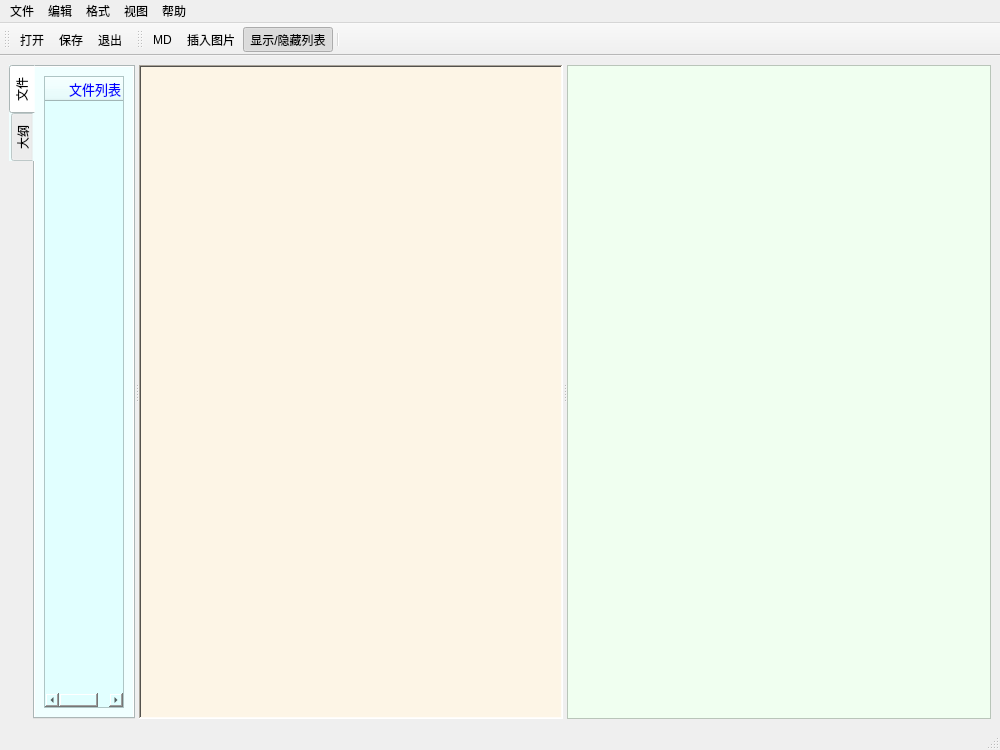
<?xml version="1.0" encoding="UTF-8"?>
<ui version="4.0">
 <class>MainWindow</class>
 <widget class="QMainWindow" name="MainWindow">
  <property name="geometry">
   <rect>
    <x>0</x>
    <y>0</y>
    <width>1000</width>
    <height>750</height>
   </rect>
  </property>
  <property name="windowTitle">
   <string>Base笔记</string>
  </property>
  <widget class="QWidget" name="centralwidget">
   <layout class="QVBoxLayout" name="verticalLayout">
    <item>
     <widget class="QSplitter" name="splitter">
      <property name="orientation">
       <enum>Qt::Horizontal</enum>
      </property>
      <widget class="QTabWidget" name="tabWidget">
       <property name="sizePolicy">
        <sizepolicy hsizetype="Expanding" vsizetype="Expanding">
         <horstretch>1</horstretch>
         <verstretch>0</verstretch>
        </sizepolicy>
       </property>
       <property name="styleSheet">
        <string notr="true">background-color:rgb(240,255,255)</string>
       </property>
       <property name="tabPosition">
        <enum>QTabWidget::West</enum>
       </property>
       <property name="currentIndex">
        <number>0</number>
       </property>
       <property name="elideMode">
        <enum>Qt::ElideNone</enum>
       </property>
       <widget class="QWidget" name="tab_file">
        <attribute name="title">
         <string>文件</string>
        </attribute>
        <layout class="QVBoxLayout" name="verticalLayout_2">
         <item>
          <widget class="QTreeWidget" name="tree_file">
           <property name="styleSheet">
            <string notr="true">background-color:rgb(225,255,255)</string>
           </property>
           <column>
            <property name="text">
             <string>文件列表</string>
            </property>
            <property name="font">
             <font>
              <pointsize>10</pointsize>
             </font>
            </property>
            <property name="textAlignment">
             <set>AlignCenter</set>
            </property>
            <property name="foreground">
             <brush brushstyle="SolidPattern">
              <color alpha="255">
               <red>0</red>
               <green>0</green>
               <blue>255</blue>
              </color>
             </brush>
            </property>
           </column>
          </widget>
         </item>
        </layout>
       </widget>
       <widget class="QWidget" name="tab_profile">
        <attribute name="title">
         <string>大纲</string>
        </attribute>
        <layout class="QVBoxLayout" name="verticalLayout_3">
         <item>
          <widget class="QTreeWidget" name="tree_profile">
           <column>
            <property name="text">
             <string/>
            </property>
           </column>
          </widget>
         </item>
        </layout>
       </widget>
      </widget>
      <widget class="QTextEdit" name="input_text">
       <property name="sizePolicy">
        <sizepolicy hsizetype="Expanding" vsizetype="Expanding">
         <horstretch>4</horstretch>
         <verstretch>0</verstretch>
        </sizepolicy>
       </property>
       <property name="font">
        <font>
         <pointsize>12</pointsize>
        </font>
       </property>
       <property name="autoFillBackground">
        <bool>false</bool>
       </property>
       <property name="styleSheet">
        <string notr="true">background-color:rgb(253,245,230);
selection-background-color:DeepSkyBlue</string>
       </property>
       <property name="frameShape">
        <enum>QFrame::WinPanel</enum>
       </property>
       <property name="frameShadow">
        <enum>QFrame::Sunken</enum>
       </property>
       <property name="overwriteMode">
        <bool>false</bool>
       </property>
      </widget>
      <widget class="QTextBrowser" name="display_text">
       <property name="sizePolicy">
        <sizepolicy hsizetype="Expanding" vsizetype="Expanding">
         <horstretch>4</horstretch>
         <verstretch>0</verstretch>
        </sizepolicy>
       </property>
       <property name="styleSheet">
        <string notr="true">background-color:rgb(240,255,240)</string>
       </property>
      </widget>
     </widget>
    </item>
   </layout>
  </widget>
  <widget class="QMenuBar" name="menubar">
   <property name="geometry">
    <rect>
     <x>0</x>
     <y>0</y>
     <width>1000</width>
     <height>22</height>
    </rect>
   </property>
   <widget class="QMenu" name="menu_file">
    <property name="title">
     <string>文件</string>
    </property>
    <addaction name="action_open"/>
    <addaction name="action_save"/>
    <addaction name="separator"/>
    <addaction name="action_exit"/>
   </widget>
   <widget class="QMenu" name="menu_format">
    <property name="title">
     <string>格式</string>
    </property>
    <addaction name="action_bold"/>
    <addaction name="action_italic"/>
    <addaction name="action_underline"/>
    <addaction name="separator"/>
    <addaction name="action_annotate"/>
    <addaction name="action_deleteline"/>
    <addaction name="separator"/>
    <addaction name="action_removestyle"/>
    <addaction name="separator"/>
    <addaction name="action_markdown"/>
   </widget>
   <widget class="QMenu" name="menu_help">
    <property name="title">
     <string>帮助</string>
    </property>
    <addaction name="action_about"/>
    <addaction name="action_web"/>
   </widget>
   <widget class="QMenu" name="menu_edit">
    <property name="title">
     <string>编辑</string>
    </property>
    <widget class="QMenu" name="menufindandreplace">
     <property name="title">
      <string>查找替换</string>
     </property>
     <addaction name="action_find"/>
     <addaction name="action_replace"/>
    </widget>
    <addaction name="action_copy"/>
    <addaction name="actioncut"/>
    <addaction name="actionpate"/>
    <addaction name="separator"/>
    <addaction name="actionselectall"/>
    <addaction name="separator"/>
    <addaction name="menufindandreplace"/>
    <addaction name="separator"/>
    <addaction name="action_img"/>
   </widget>
   <widget class="QMenu" name="menu_view">
    <property name="title">
     <string>视图</string>
    </property>
    <addaction name="action_displaylist"/>
    <addaction name="action_full"/>
   </widget>
   <addaction name="menu_file"/>
   <addaction name="menu_edit"/>
   <addaction name="menu_format"/>
   <addaction name="menu_view"/>
   <addaction name="menu_help"/>
  </widget>
  <widget class="QStatusBar" name="statusbar"/>
  <widget class="QToolBar" name="toolBar">
   <property name="windowTitle">
    <string>toolBar</string>
   </property>
   <attribute name="toolBarArea">
    <enum>TopToolBarArea</enum>
   </attribute>
   <attribute name="toolBarBreak">
    <bool>false</bool>
   </attribute>
   <addaction name="action_open"/>
   <addaction name="action_save"/>
   <addaction name="action_exit"/>
  </widget>
  <widget class="QToolBar" name="toolBar_quick">
   <property name="windowTitle">
    <string>toolBar_2</string>
   </property>
   <attribute name="toolBarArea">
    <enum>TopToolBarArea</enum>
   </attribute>
   <attribute name="toolBarBreak">
    <bool>false</bool>
   </attribute>
   <addaction name="action_to_md"/>
   <addaction name="action_img"/>
   <addaction name="action_displaylist"/>
   <addaction name="separator"/>
  </widget>
  <action name="action_open">
   <property name="icon">
    <iconset resource="images.qrc">
     <normaloff>:/icons/img/打开.png</normaloff>:/icons/img/打开.png</iconset>
   </property>
   <property name="text">
    <string>打开</string>
   </property>
  </action>
  <action name="action_bold">
   <property name="text">
    <string>加粗</string>
   </property>
  </action>
  <action name="action_displaylist">
   <property name="checkable">
    <bool>true</bool>
   </property>
   <property name="checked">
    <bool>true</bool>
   </property>
   <property name="text">
    <string>显示/隐藏列表</string>
   </property>
  </action>
  <action name="action_full">
   <property name="text">
    <string>全屏预览</string>
   </property>
  </action>
  <action name="action_to_md">
   <property name="checkable">
    <bool>true</bool>
   </property>
   <property name="icon">
    <iconset resource="images.qrc">
     <normaloff>:/icons/img/md.png</normaloff>:/icons/img/md.png</iconset>
   </property>
   <property name="text">
    <string>MD</string>
   </property>
   <property name="toolTip">
    <string>markdown编辑方式</string>
   </property>
  </action>
  <action name="action_save">
   <property name="icon">
    <iconset resource="images.qrc">
     <normaloff>:/icons/img/保存.png</normaloff>:/icons/img/保存.png</iconset>
   </property>
   <property name="text">
    <string>保存</string>
   </property>
  </action>
  <action name="action_exit">
   <property name="icon">
    <iconset resource="images.qrc">
     <normaloff>:/icons/img/退出6.png</normaloff>:/icons/img/退出6.png</iconset>
   </property>
   <property name="text">
    <string>退出</string>
   </property>
  </action>
  <action name="actioncut">
   <property name="text">
    <string>剪切</string>
   </property>
  </action>
  <action name="actionpate">
   <property name="text">
    <string>粘贴</string>
   </property>
  </action>
  <action name="actionselectall">
   <property name="text">
    <string>全选</string>
   </property>
  </action>
  <action name="action_find">
   <property name="text">
    <string>查找</string>
   </property>
  </action>
  <action name="action_replace">
   <property name="text">
    <string>替换</string>
   </property>
  </action>
  <action name="action_copy">
   <property name="text">
    <string>复制</string>
   </property>
  </action>
  <action name="action_italic">
   <property name="text">
    <string>斜体</string>
   </property>
  </action>
  <action name="action_underline">
   <property name="text">
    <string>下划线</string>
   </property>
  </action>
  <action name="action_annotate">
   <property name="text">
    <string>注释</string>
   </property>
  </action>
  <action name="action_deleteline">
   <property name="text">
    <string>删除线</string>
   </property>
  </action>
  <action name="action_removestyle">
   <property name="text">
    <string>清除样式</string>
   </property>
  </action>
  <action name="action_about">
   <property name="text">
    <string>关于</string>
   </property>
  </action>
  <action name="action_markdown">
   <property name="text">
    <string>markdown预览</string>
   </property>
  </action>
  <action name="action_web">
   <property name="text">
    <string>网站</string>
   </property>
  </action>
  <action name="action_img">
   <property name="icon">
    <iconset resource="images.qrc">
     <normaloff>:/icons/img/tp.png</normaloff>:/icons/img/tp.png</iconset>
   </property>
   <property name="text">
    <string>插入图片</string>
   </property>
  </action>
 </widget>
 <resources>
  <include location="images.qrc"/>
 </resources>
 <connections>
  <connection>
   <sender>action_exit</sender>
   <signal>triggered()</signal>
   <receiver>MainWindow</receiver>
   <slot>close()</slot>
   <hints>
    <hint type="sourcelabel">
     <x>-1</x>
     <y>-1</y>
    </hint>
    <hint type="destinationlabel">
     <x>499</x>
     <y>374</y>
    </hint>
   </hints>
  </connection>
 </connections>
</ui>
